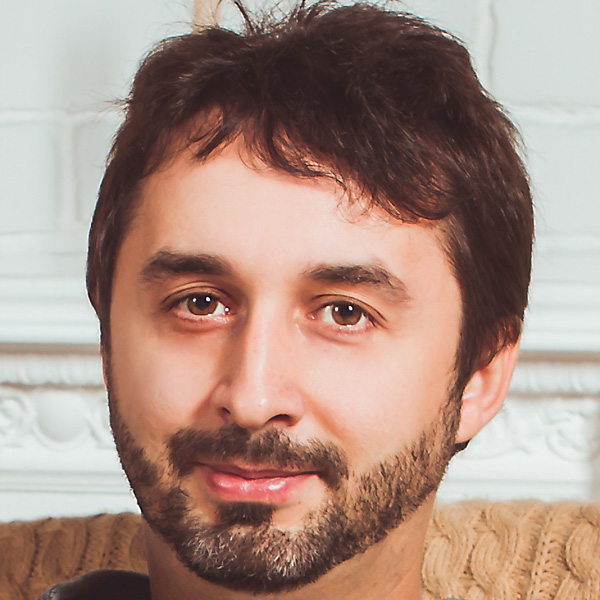
%> input picture 1.jpg, 600 x 600 px
$ octave land.m   (GNU Octave 9; MATLAB toolbox functions it lacks are replaced by stand-ins)
%> lines starting %> are read from the running program, lines starting %| are printed output that depends on the picture
% Test file to verify SURF feature extraction

% Read the input image
imageFile = '1.jpg'; % Replace with your image file name
inputImage = imread(imageFile);
%> inputImage is the input picture: size 600x600x3 uint8; mean R, G, B 170.3, 143.1, 131.5

% Convert the image to grayscale if it's RGB
if size(inputImage, 3) == 3
    inputImage = rgb2gray(inputImage);
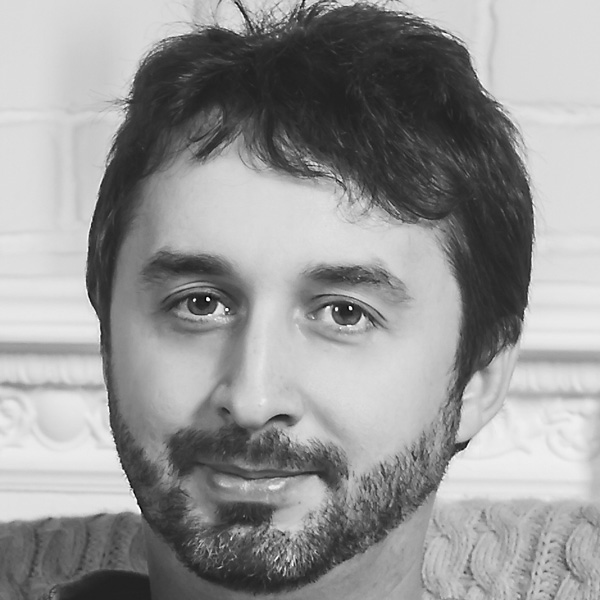
%> inputImage: size 600x600 uint8; min 0, max 255, mean 149.9
end

% Detect the face using a pre-trained Viola-Jones face detector
faceDetector = vision.CascadeObjectDetector('FrontalFaceCART');
faceBbox = step(faceDetector, inputImage);
%> faceBbox = [68 150 393 393]

% Initialize the feature vector
featureVector = [];

% Ensure a face is detected
if ~isempty(faceBbox)
    % Crop the first detected face
    faceROI = imcrop(inputImage, faceBbox(1, :));
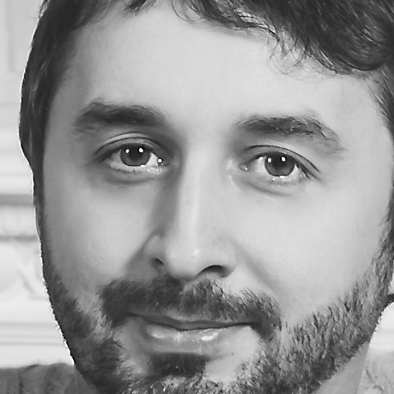
%> faceROI: size 394x394 uint8; min 0, max 255, mean 150

    % Display the cropped face
    figure;
    imshow(faceROI);
    title('Cropped Face');

    % Extract SURF keypoints and descriptors
%> (the run ends here)

$ run again, with 2.jpg copied over 1.jpg
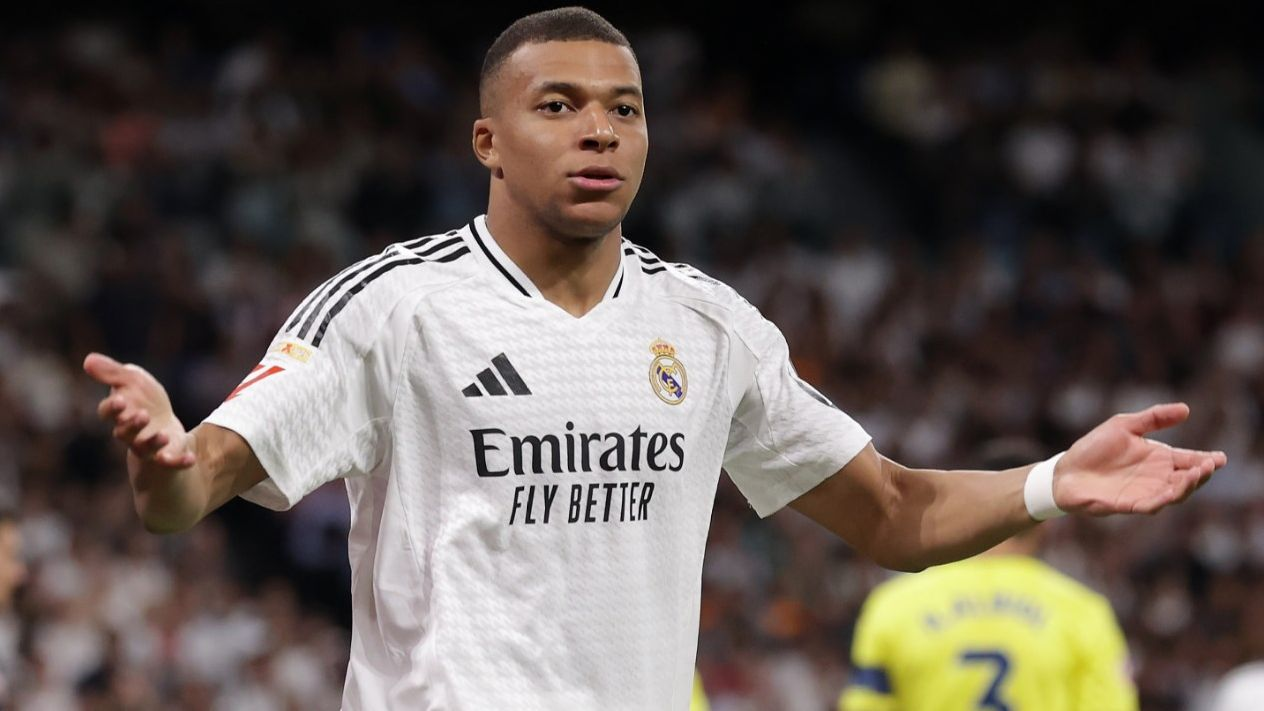
%> input picture 2.jpg, 1264 x 711 px
%> inputImage is the input picture: size 711x1264x3 uint8; mean R, G, B 97, 87.8, 82
%> `inputImage = rgb2gray(inputImage);`:
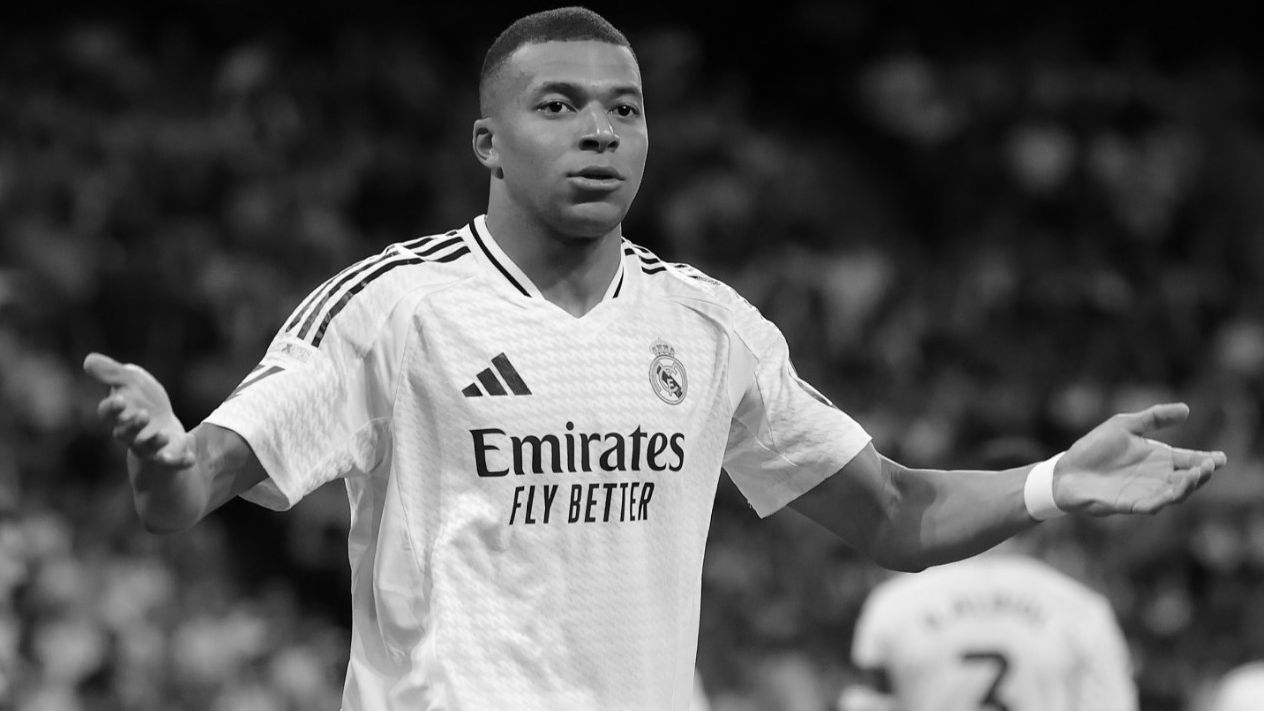
%> inputImage: size 711x1264 uint8; min 0, max 255, mean 89.9
%> faceBbox = [504 35 182 182]
%> `faceROI = imcrop(inputImage, faceBbox(1, :));`:
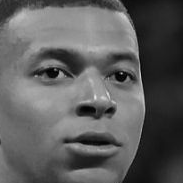
%> faceROI: size 183x183 uint8; min 0, max 232, mean 93.1

$ run again, with 3.jpg copied over 1.jpg
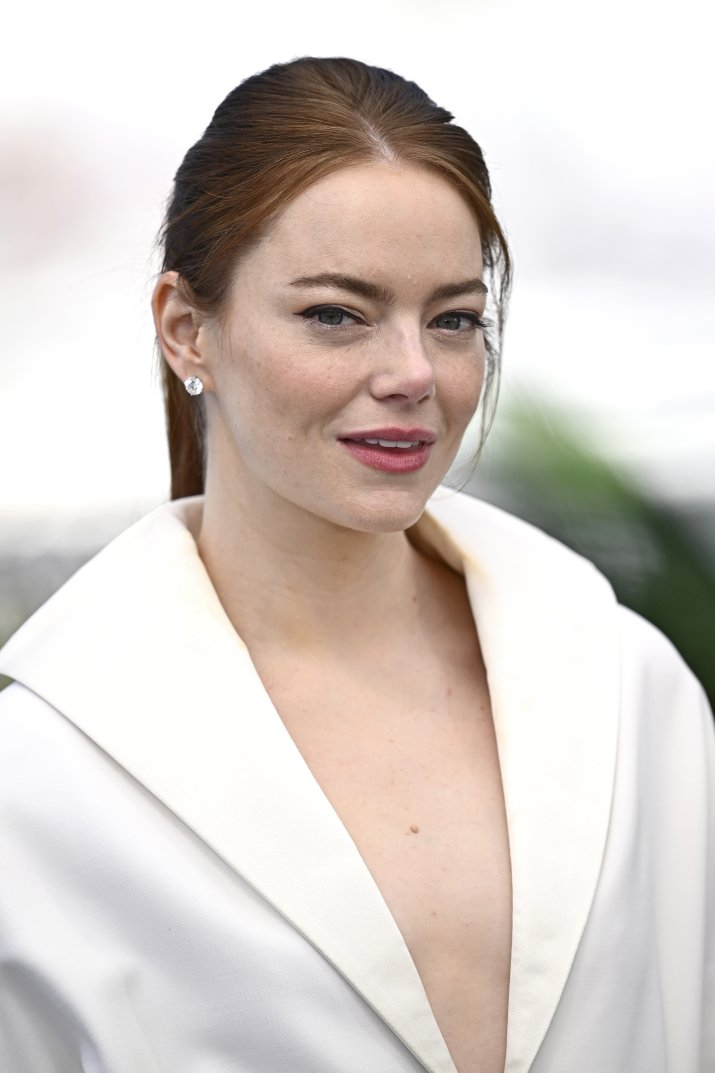
%> input picture 3.jpg, 715 x 1073 px
%> inputImage is the input picture: size 1073x715x3 uint8; mean R, G, B 214.1, 205.1, 199.6
%> `inputImage = rgb2gray(inputImage);`:
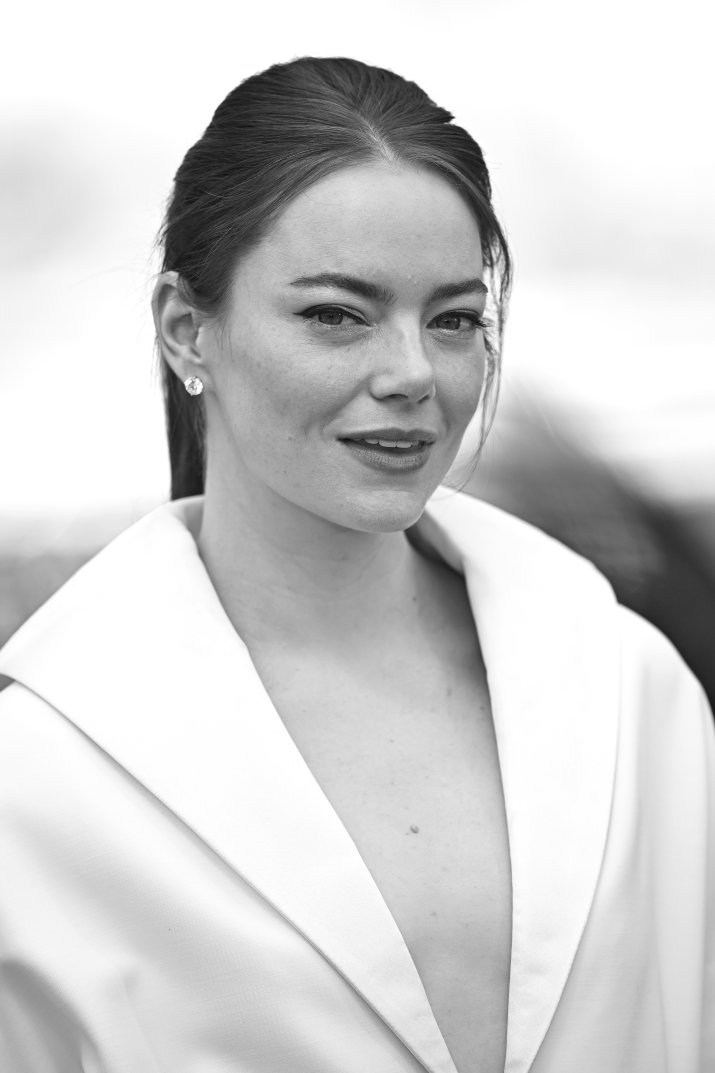
%> inputImage: size 1073x715 uint8; min 8, max 255, mean 207.2
%> faceBbox = [236 188 326 326]
%> `faceROI = imcrop(inputImage, faceBbox(1, :));`:
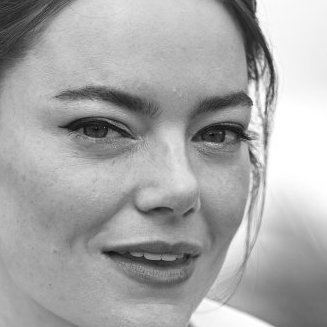
%> faceROI: size 327x327 uint8; min 8, max 255, mean 167.7

$ run again, with 4.jpg copied over 1.jpg
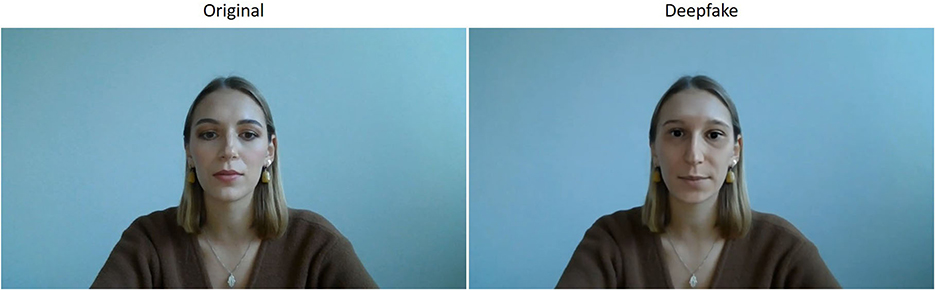
%> input picture 4.jpg, 935 x 290 px
%> inputImage is the input picture: size 290x935x3 uint8; mean R, G, B 118.5, 153, 167.4
%> `inputImage = rgb2gray(inputImage);`:
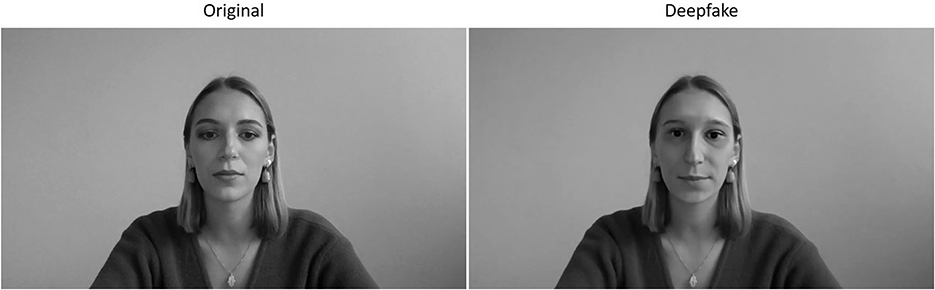
%> inputImage: size 290x935 uint8; min 0, max 255, mean 144.4
%> faceBbox = [179 94 103 103; 645 94 104 104]
%> `faceROI = imcrop(inputImage, faceBbox(1, :));`:
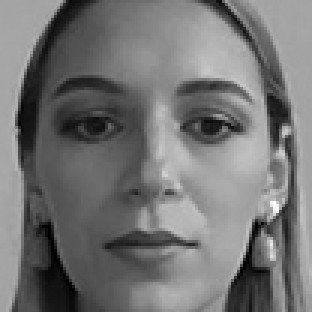
%> faceROI: size 104x104 uint8 (shown 3 times larger); min 0, max 255, mean 115.9
